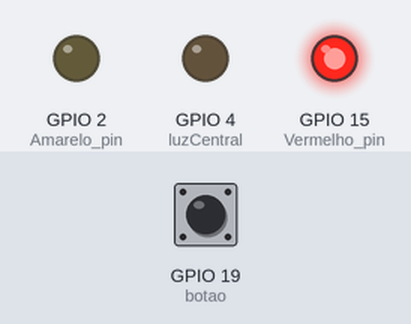
Simulated run of this program. Board: ESP32. Shown: output pins drawn as LEDs (lit = HIGH). Inputs (shaded band) come from the test bench; at power-on: GPIO 19 (botao) HIGH.

Above: at 0.1 s.
At 0.6 s:
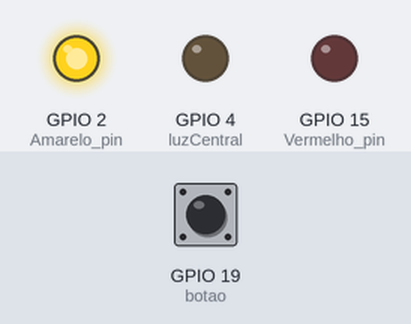
At 20.1 s:
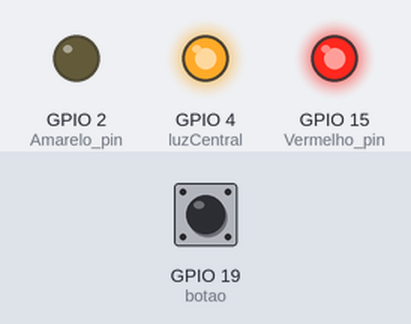
At 39.6 s:
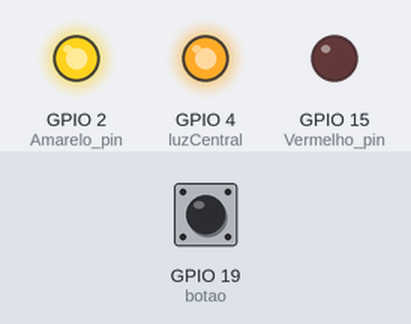
Timing chart, 0 to 40.0 s (numbered marks = the images above):
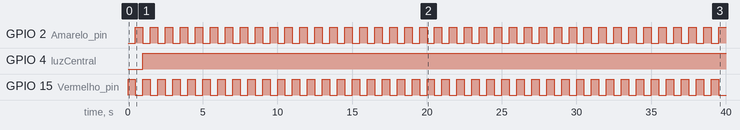

Measured:
- by itself, GPIO 2 (Amarelo_pin), GPIO 15 (Vermelho_pin): alternates HIGH for 0.50 s and LOW for 0.50 s
- by itself, GPIO 4 (luzCentral): LOW → HIGH at 1.0 s

The program:

main.cpp
```cpp
#include <Arduino.h>
#include <Bounce2.h>

const int Vermelho_pin = 15;
const int Amarelo_pin = 2;
const int luzCentral = 4;
const int botao = 19;

bool estado_botao = LOW;
Bounce debouncer = Bounce();

void setup()
{
pinMode(Vermelho_pin, OUTPUT);
pinMode(Amarelo_pin, OUTPUT);
pinMode(luzCentral, OUTPUT);
pinMode(botao, INPUT_PULLUP);
debouncer.attach(botao);
debouncer.interval(10);
}

void loop()
{

  digitalWrite(Vermelho_pin, HIGH);
  digitalWrite(Amarelo_pin, LOW);
  delay(500);
  digitalWrite(Vermelho_pin, LOW);
  digitalWrite(Amarelo_pin, HIGH);
  delay(500);

  //debouncer.update();
  //if (debouncer.fell()){
  //estado_botao = !estado_botao;
  //digitalWrite(luzCentral, estado_botao);
  digitalWrite(luzCentral, HIGH);
}
```
